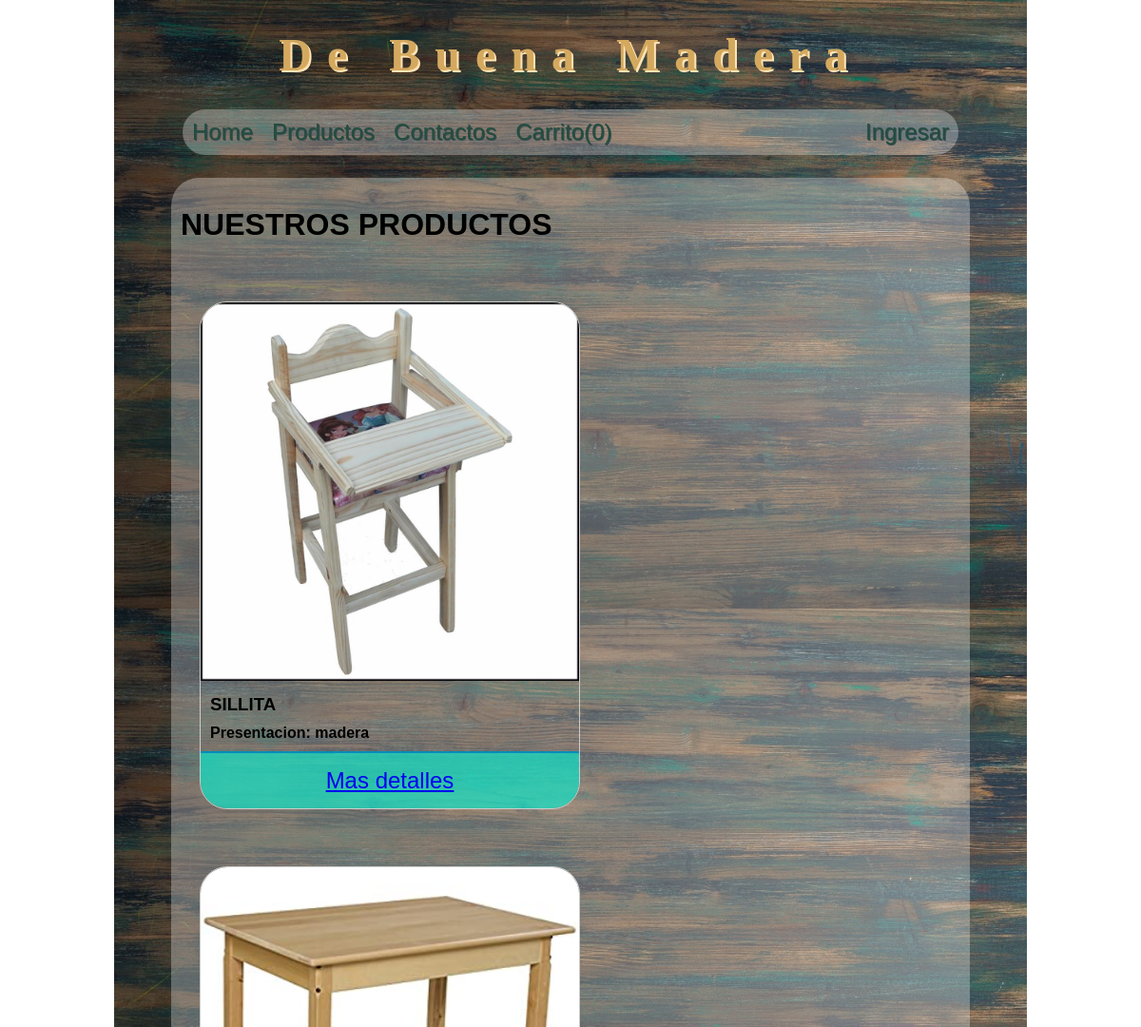
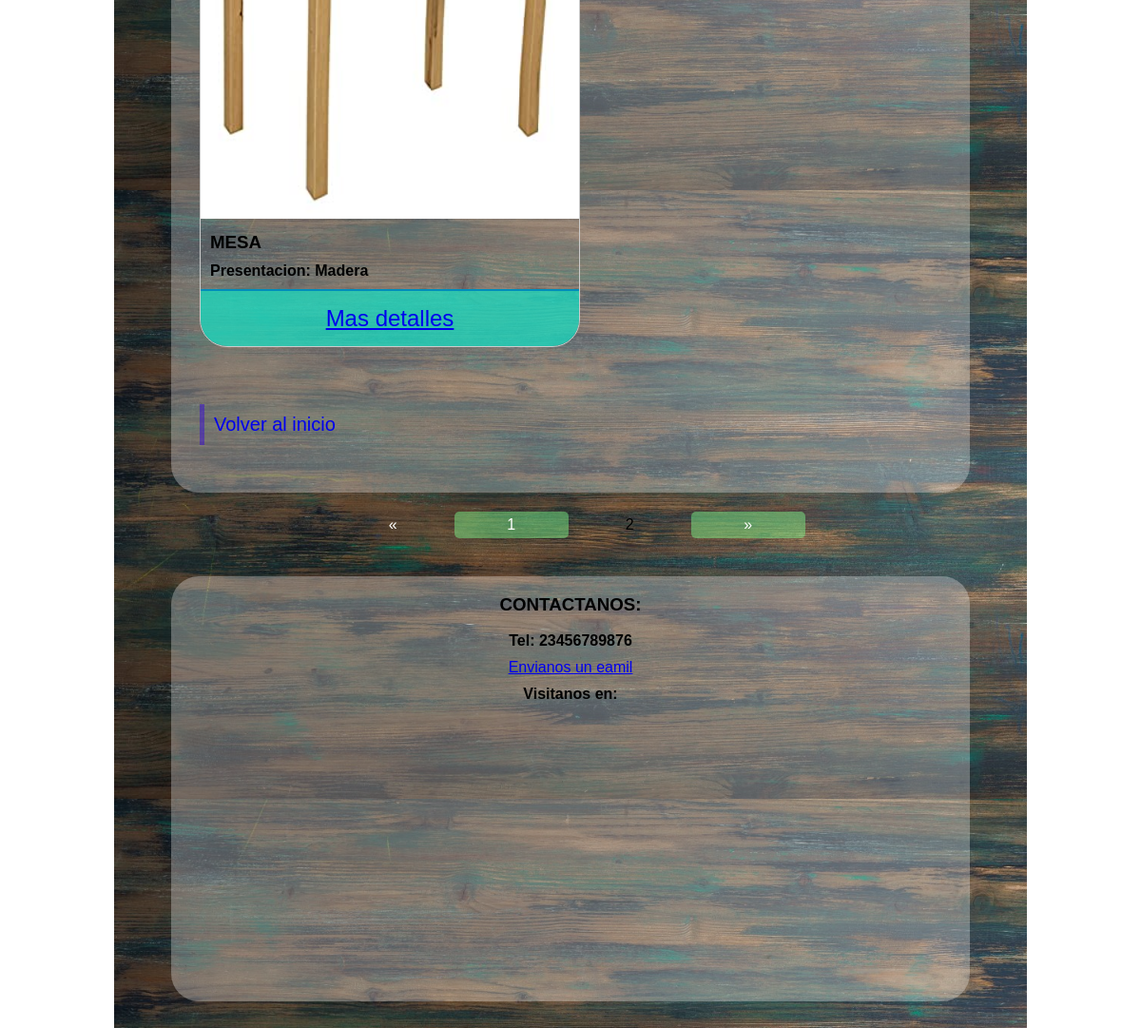
The page /productos.php on the database its author committed (2 pictures, top to bottom).
### tables this page shows
CREATE TABLE `productos` (
  `idProducto` int(11) NOT NULL,
  `prdNombre` varchar(45) NOT NULL,
  `idCategoria` int(11) NOT NULL,
  `prdPrecio` double NOT NULL,
  `prdPresentacion` varchar(45) NOT NULL,
  `prdStock` int(11) NOT NULL,
  `cantidad` int(11) NOT NULL DEFAULT '1',
  `prdImagen` tinytext NOT NULL
);

### class/Producto.php (called while the page is built, shortened)
<?php
class Producto
{
    public function listarProductos()
    {
        $limit = 2;
        $pagina = isset($_GET['pagina']) ? (int) $_GET['pagina'] : $_GET['pagina'] = 1;
        $offset = ($pagina > 1) ? (($pagina * $limit) - $limit) : 0;
        $link = Conexion::conectar();
        $sql = "SELECT idProducto,
             prdNombre,
             p.idCategoria,
             catNombre,
             prdPrecio,
             prdPresentacion,
             prdStock,
             prdImagen
           FROM productos p, categorias c
           WHERE p.idCategoria=c.idCategoria
           LIMIT $limit OFFSET $offset";
        $stmt = $link->prepare($sql);
        $stmt->execute();
        $productos = $stmt->fetchAll();
        return $productos;
    }
}

### productos.php (the view, shortened to what this page needs)
<?php
$Producto = new Producto;
$productos = $Producto->listarProductos();
include 'includes/nav.php';
?>
<main>
    <div class="contenido">
        <h1>Nuestros productos</h1>
        <div class="productos">
            <?php
            foreach ($productos as $producto) {
            ?>
                <div class="producto">
                    <div class="gallery">
                        <img src="images/productos/<?= $producto['prdImagen']; ?>" alt="<?= $producto['prdNombre']; ?>" style="width: 100%; height:100%">
                        <div class="desc">
                            <h3 ><?= $producto['prdNombre']; ?> </h3>
                            <h4>presentacion: <?= $producto['prdPresentacion']; ?></h4>
                            <button class="buttonVerMas">
                                 <a href="producto.php?idProducto=<?= $producto['idProducto'];?>" >
                                Mas detalles
                            </a>
                            </button>
                        </div>
                    </div>
                </div>
            <?php
            }
            ?>
        </div>
        <a href="index.php" class="enlace">
            Volver al inicio
        </a>
    </div>
<?php
include "includes/paginador.php"
?>
</main>
<?php
include 'includes/footer.php';
?>

### css/style.css (style rules this page uses)
* { box-sizing: border-box; }
body { font-family: Arial, Helvetica, sans-serif; background-image: url("../images/fondo4.jpg"); background-size: 80%; background-repeat: repeat-y; background-position-x: center; margin: 0px auto; }
.header { text-align: center; font-size: 3rem; margin: 20px auto; padding: 0px auto; font-family: 'Times New Roman', Times, serif; letter-spacing: 1rem; max-width: 85%; color: rgb(212, 169, 95); text-shadow: 2px 2px moccasin; }
div.contenido { display: block; width: 70%; margin-left: 15%; margin-right: 15%; background-color: rgba(250, 250, 250, 0.3); border-radius: 29px; overflow: auto; margin-top: 20px; padding-bottom: 20px; }
h1, h2 { padding: 10px; }
h1, h3, h4::first-letter { text-transform: uppercase; }
a::first-letter { text-transform: uppercase; }
.enlace { padding: 10px; margin: 30px; margin-top: 30px; text-decoration: none; display: block; font-size: 20px; border-left: 5px solid rgba(55, 11, 212, 0.5); }
.productos { display: flex; align-items: flex-end; justify-content: space-between; flex-wrap: wrap; margin: 0; width: 100%; background-color: rgba(0, 0, 0, 0); }
.producto { padding: 0; margin: 30px; width: 400px; height: 50%; background-color: rgba(0, 0, 0, 0); }
.gallery { display: block; border: 1px solid #ccc; height: 100%; padding-bottom: 0; margin: 0; border-radius: 29px; overflow: hidden; }
div.gallery img { width: 100%; height: 100%; }
.desc h3, h4 { margin: 10px; width: 100%; padding: 0px; text-align: left; background-color: rgba(0, 0, 0, 0); }
.buttonVerMas { width: 100%; height: 2.5em; margin: 0; padding: 0; color: black; background-color: rgba(17, 228, 200, 0.698); border: 2px solid #008CBA; border-left: none; border-right: none; border-bottom: none; font-size: 1.5em; text-align: center; }

### rows shown on the page
productos: prdImagen+prdNombre (picture), prdNombre "SILLITA", prdPresentacion "madera"
productos: prdImagen+prdNombre (picture), prdNombre "MESA", prdPresentacion "Madera"
